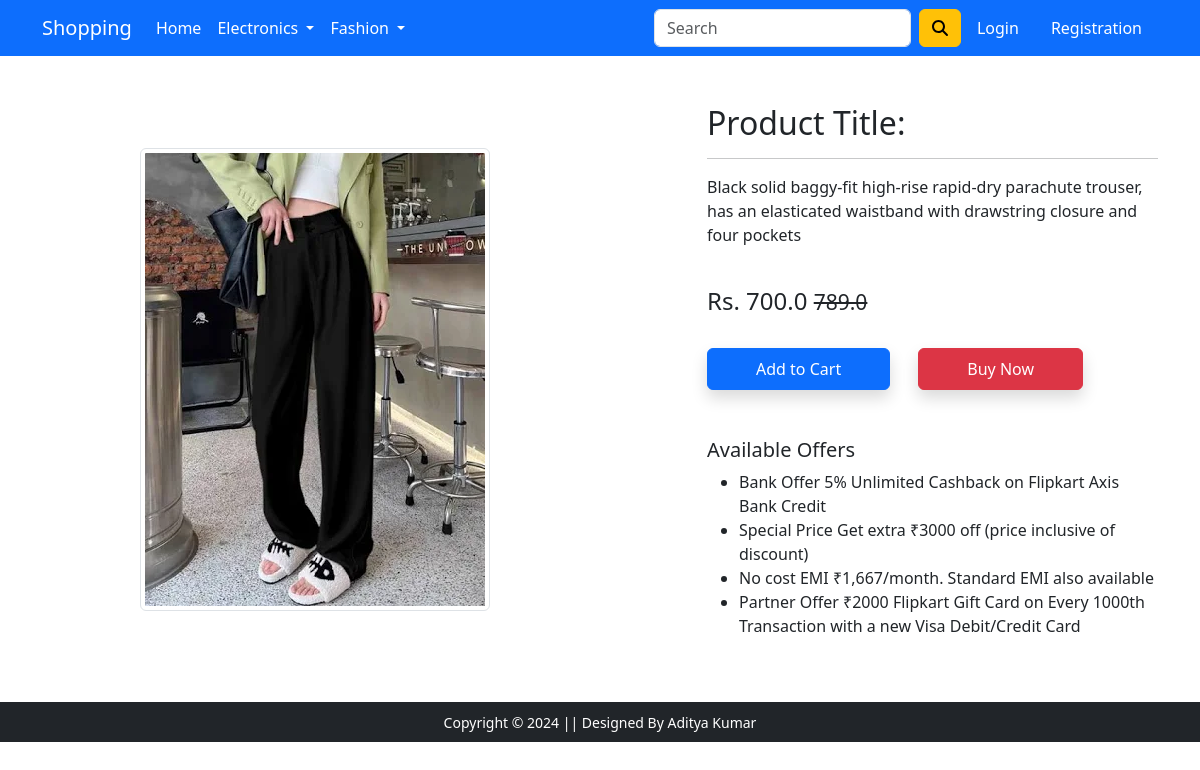
Screenshot of /product-detail/1/ with the database file from the repository.
### app/models.py (models this page shows, shortened)
class Product(models.Model):
    titel =models.CharField(max_length=100)
    selling_price=models.FloatField()
    discounted_price=models.FloatField()
    description=models.TextField()
    brand=models.CharField(max_length=100)
    category = models.CharField(choices=CATEGORY_CHOICES,max_length=2)
    product_image=models.ImageField(upload_to='productimg')

### app/views.py (the view)
# urls.py: path('product-detail/<int:pk>/', ProductDetailView.as_view(), name='product-detail'),
class ProductDetailView(View):
  def get(self,request,pk):
    product = Product.objects.get(pk=pk)
    return render(request, 'app/productdetail.html',{'product':product})

### app/templates/app/productdetail.html (shortened to what this page needs)
{% extends 'app/base.html' %}
{% load static %}
{% block main-content %}
<div class="container my-5">
 <div class="row">
  <div class="col-sm-6 text-center align-self-center">
   <img src="{{ product.product_image.url }}" alt="" class="img-fluid img-thumbnail">
  </div>
  <div class="col-sm-5 offset-sm-1">
   <h2>Product Title: {{ product.title }}</h2>
   <hr>
   <p>{{ product.description }}</p> <br>
   <h4>Rs. {{ product.discounted_price }} <small class="fw-light text-decoration-line-through">{{ product.selling_price }}</small></h4> <br>
   <form action="{% url 'add-to-cart' product.id %}" enctype="multipart/form-data" method="post" class="d-inline">
    <button type="submit" class="btn btn-primary shadow px-5 py-2">Add to Cart</button>
   </form>
   <a href="{% url 'buy-now' %}" class="btn btn-danger shadow px-5 py-2 ms-4">Buy Now</a>
   <h5 class="mt-5">Available Offers</h5>
   <ul>
    <li>Bank Offer 5% Unlimited Cashback on Flipkart Axis Bank Credit</li>
    <li>Special Price Get extra ₹3000 off (price inclusive of discount)</li>
    <li>No cost EMI ₹1,667/month. Standard EMI also available</li>
    <li>Partner Offer ₹2000 Flipkart Gift Card on Every 1000th Transaction with a new Visa Debit/Credit Card</li>
   </ul>
  </div>
 </div>
</div>
{% endblock main-content %}

### rows the page displays
Product: product_image (picture), description "Black solid baggy-fit high-rise rapid-dry parachute trouser, has an elasticated waistband with drawstring closure and four pockets", discounted_price "700.0", selling_price "789.0"
